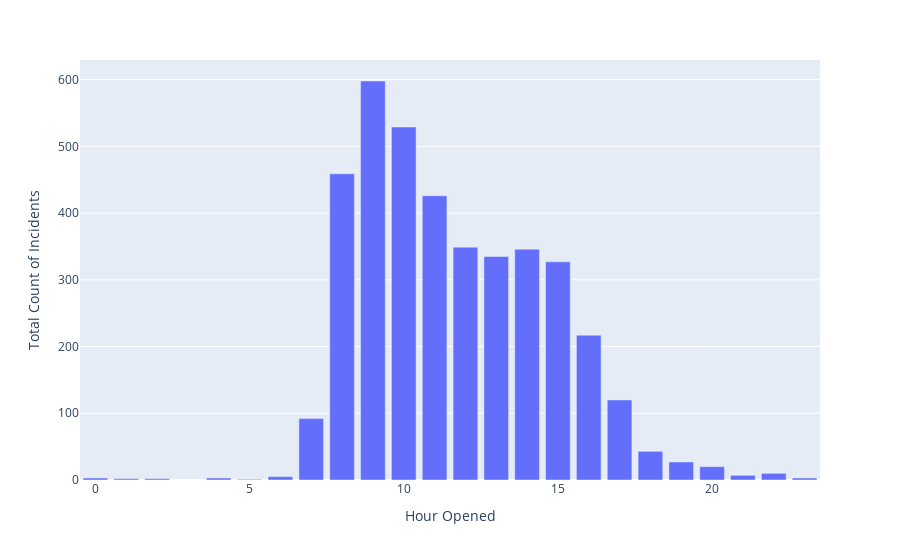

Notebook code for this chart:
### Markdown cell above
### How many INC are opened per hour (assigned to included within our search parameters)

### Code cell
df_inc_per_hr = df_main['task_effective_number'].groupby(df_main['opened_at'].dt.hour).count()
# df_inc_per_hr

fig = px.bar(df_inc_per_hr, x=df_inc_per_hr.index, y='task_effective_number',
             labels={'opened_at':'Hour Opened', 'task_effective_number':'Total Count of Incidents'})
fig.show()

# fig.write_image("fig1.png")

### Figure 1 — Plotly figure (JSON) as saved in the notebook; plotly's stock layout.template omitted (floating-point values rounded to 4 significant figures)
{"data": [{"alignmentgroup": "True", "hovertemplate": "Hour Opened=%{x}<br>Total Count of Incidents=%{y}<extra></extra>", "legendgroup": "", "marker": {"color": "#636efa"}, "name": "", "offsetgroup": "", "orientation": "v", "showlegend": false, "textposition": "auto", "type": "bar", "x": [0, 1, 2, 4, 5, 6, 7, 8, 9, 10, 11, 12, 13, 14, 15, 16, 17, 18, 19, 20, 21, 22, 23], "xaxis": "x", "y": [3, 2, 2, 3, 1, 5, 92, 459, 598, 529, 426, 349, 335, 346, 327, 217, 120, 43, 27, 20, 7, 10, 3], "yaxis": "y"}], "layout": {"barmode": "relative", "legend": {"tracegroupgap": 0}, "margin": {"t": 60}, "xaxis": {"anchor": "y", "domain": [0, 1], "title": {"text": "Hour Opened"}}, "yaxis": {"anchor": "x", "domain": [0, 1], "title": {"text": "Total Count of Incidents"}}}}
